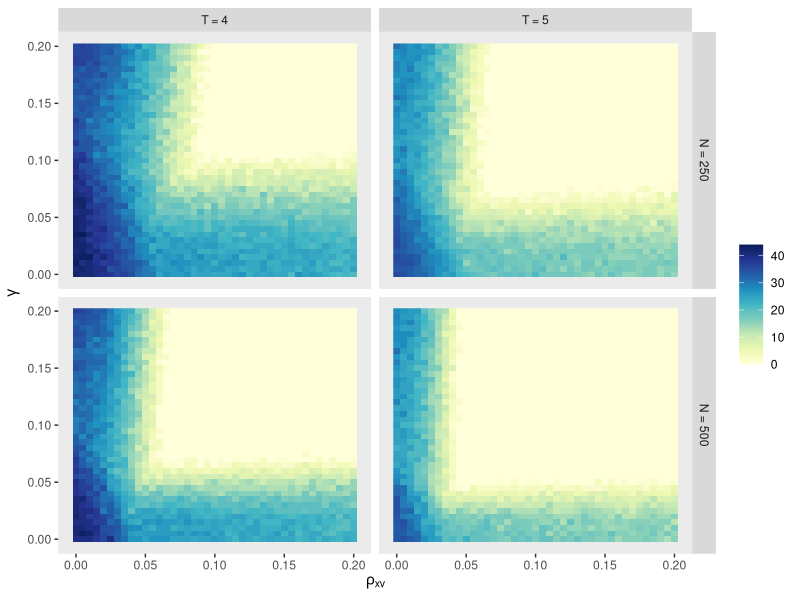
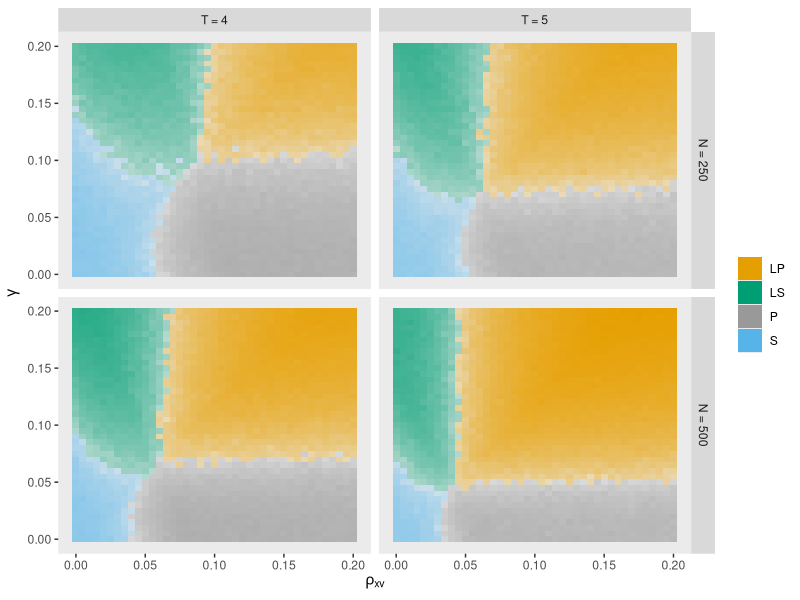
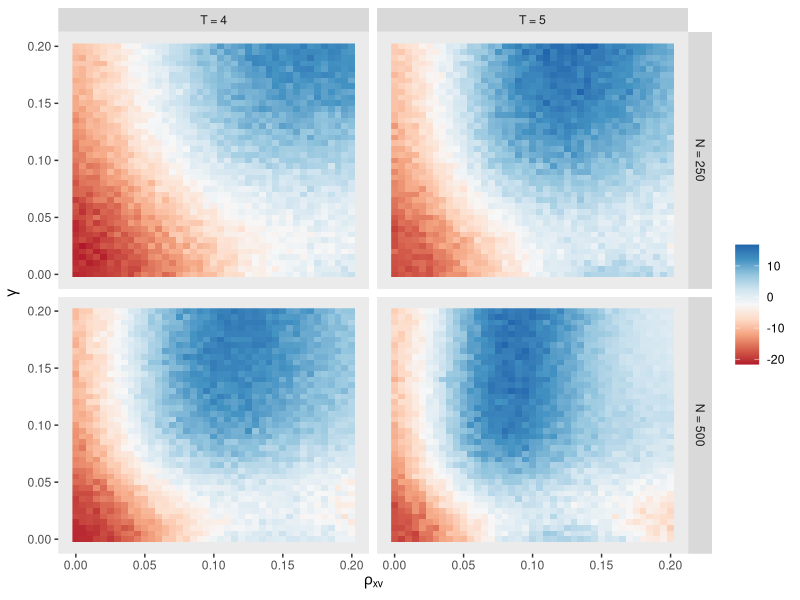
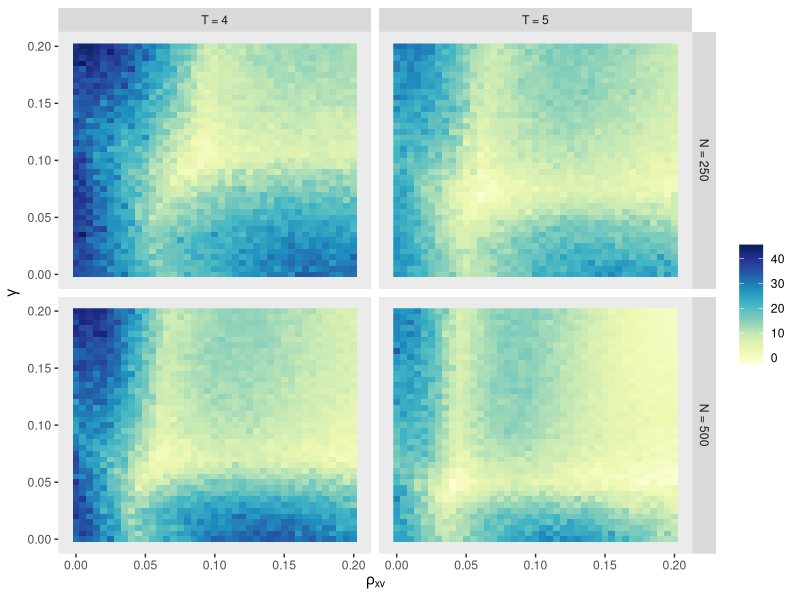
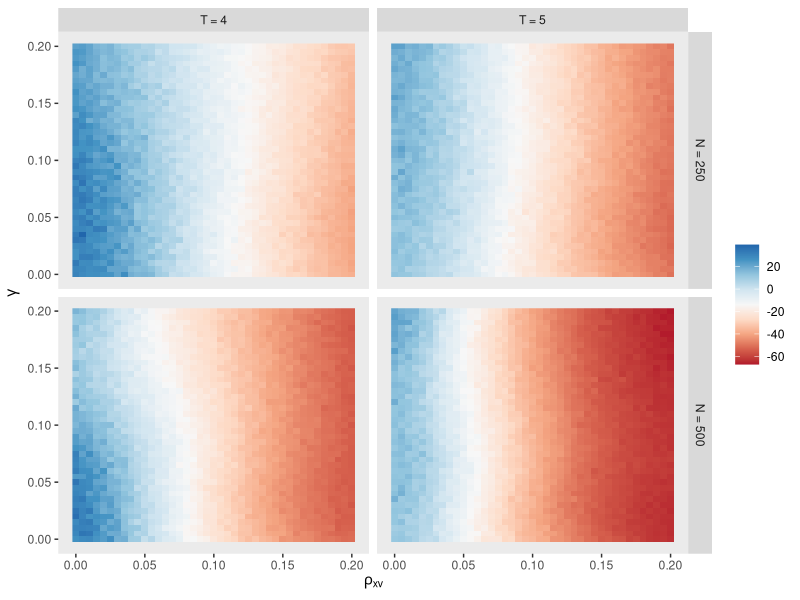
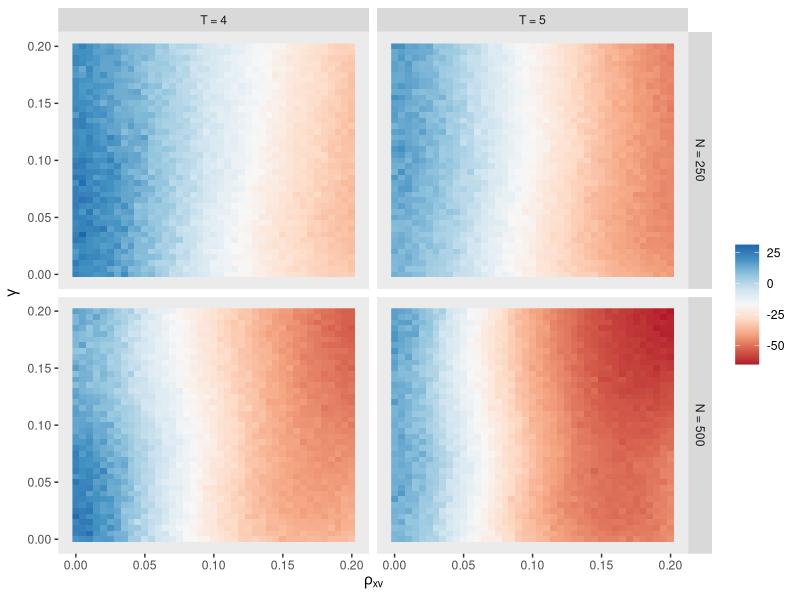
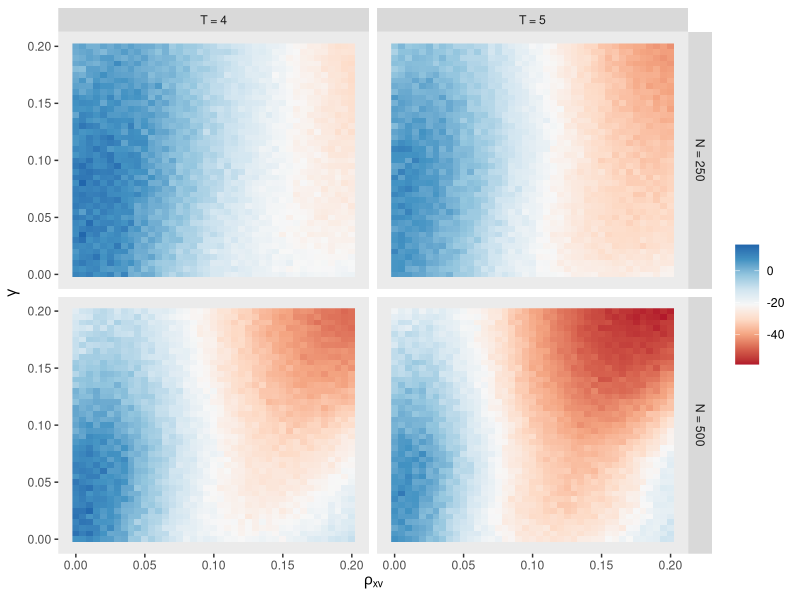
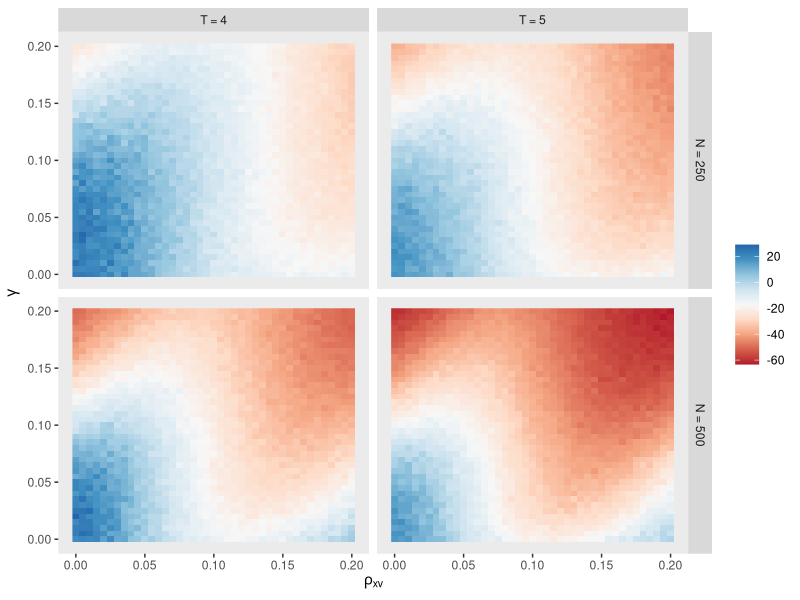

The R source for these figures, in order:
setwd("./results")

T4_N250 <- read.csv("rmse_T4_N250.csv", stringsAsFactors = FALSE) 
T4_N250 <- data.frame(T4_N250, nt = rep(4, nrow(T4_N250)), 
                      ni = rep(250, nrow(T4_N250)))

T5_N250 <- read.csv("rmse_T5_N250.csv", stringsAsFactors = FALSE) 
T5_N250 <- data.frame(T5_N250, nt = rep(5, nrow(T5_N250)), 
                      ni = rep(250, nrow(T5_N250)))

T4_N500 <- read.csv("rmse_T4_N500.csv", stringsAsFactors = FALSE) 
T4_N500 <- data.frame(T4_N500, nt = rep(4, nrow(T4_N500)), 
                      ni = rep(500, nrow(T4_N500)))

T5_N500 <- read.csv("rmse_T5_N500.csv", stringsAsFactors = FALSE) 
T5_N500 <- data.frame(T5_N500, nt = rep(5, nrow(T5_N500)), 
                      ni = rep(500, nrow(T5_N500)))

results <- rbind(T4_N250, T5_N250, T4_N500, T5_N500)

# Change names of LW and W to match paper
names(results)[which(names(results) == 'LW')] <- 'LP'
names(results)[which(names(results) == 'W')] <- 'P'

rm(T4_N250, T4_N500, T5_N250, T5_N500)

#Save the numeric versions for reordering the factors
orderN <- results$ni
orderT <- results$nt

results$ni <- as.factor(paste('N = ', results$ni, sep = ''))
results$nt <- as.factor(paste('T = ', results$nt, sep = ''))

#Set factor levels manually so that ggplot2 puts the facets in correct order
results$ni <- reorder(results$ni, orderN)
results$nt <- reorder(results$nt, orderT)

rmse <- results[, c('LP', 'LS', 'P', 'S')]
optimal <- as.factor(names(rmse)[apply(rmse, 1, which.min)])
min_rmse <- apply(rmse, 1, min)


# Compare second best estimator to best at given point in parameter space
diff2minus1 <- function(x) { 
  x <- sort(x) 
  x[2] - x[1]
}

ratio2to1 <- function(x) { 
  x <- sort(x)  
  100 * (x[2] - x[1]) / x[2] 
}

rmse_diff <- apply(rmse, 1, diff2minus1)
rmse_percent <- apply(rmse, 1, ratio2to1)

#Comparisons to correct specification
rmse_diff_vs_LP <- apply(rmse - rmse$LP, 1, min)
rmse_percent_vs_LP <- apply((rmse - rmse$LP)/rmse$LP, 1, min)

results <- data.frame(results, optimal, min_rmse, rmse_diff, rmse_percent, 
                      rmse_diff_vs_LP, rmse_percent_vs_LP)

library(ggplot2)


#Compare RMSE of best specification against LP
v <- ggplot(results, aes(r.x.v, gamma))

#testy <- colorRampPalette(c("white", "green1", "green2", "green4"))(4)
#testy <- cm.colors(4)  
library(RColorBrewer)
testy <- brewer.pal(9,"YlGnBu")

#How much better is best specification than LP?
v + geom_raster(aes(fill = round(rmse_percent_vs_LP * -100))) + facet_grid(ni ~ nt) +  
  scale_fill_gradientn(colours = testy, guide = "colorbar") + 
  ylab(expression(gamma)) + xlab(expression(rho[x*v])) + 
  theme(panel.grid.major=element_blank(), panel.grid.minor=element_blank()) + 
  labs(fill = '') 
#+ opts(panel.background = theme_blank(), panel_border = theme_blank(), strip.background = theme_blank()) 
                
#Color-blind palette
cbPalette <- c("#E69F00", "#009E73", "#999999", "#56B4E9")

#Which estimator is optimal in each region of the parameter space?
pdf(file = 'Dpanel_oracle.pdf', width = 6, height = 5)
v + geom_tile(aes(fill = optimal, alpha = rmse_percent)) + 
  facet_grid(ni ~ nt) + ylab(expression(gamma)) + xlab(expression(rho[x*v])) + 
  theme(panel.grid.major=element_blank(),panel.grid.minor=element_blank()) + 
  labs(fill = '') + scale_fill_manual(values = cbPalette) + 
  scale_alpha_continuous(range = c(0.2, 1), guide = 'none', trans = 'sqrt') 
dev.off()
#+ opts(panel.background = element_blank(), panel_border = element_blank(), strip.background = element_blank()) 

# Compare GFIC to: Oracle, Conservative, Aggressive, competing criteria...
results$oracle <- apply(rmse, 1, min)

# Calculate the appropriate comparison (relative to oracle?), plot color "diverging"
# color scale that has white for zero, blue for GFIC better and red for alternative better
diverge <- brewer.pal(9, "RdBu")

# Relative RMSE of GFIC to the true DGP (LP)
pdf(file = 'Dpanel_GFIC_RMSE_rel_LP.pdf', width = 6, height = 5)
v + geom_raster(aes(fill = with(results, 100 * (GFIC - LP) / LP ))) + 
  facet_grid(ni ~ nt) +  
  scale_fill_gradientn(colours = diverge, guide = "colorbar") + 
  ylab(expression(gamma)) + xlab(expression(rho[x*v])) + 
  theme(panel.grid.major=element_blank(), panel.grid.minor=element_blank()) + 
  labs(fill = '') 
dev.off()

# Relative RMSE of GFIC to the oracle
pdf(file = 'Dpanel_GFIC_RMSE_rel_oracle.pdf', width = 6, height = 5)
v + geom_raster(aes(fill = with(results, 100 * (GFIC - oracle) / oracle))) + 
  facet_grid(ni ~ nt) +  
  scale_fill_gradientn(colours = testy, guide = "colorbar") + 
  ylab(expression(gamma)) + xlab(expression(rho[x*v])) + 
  theme(panel.grid.major=element_blank(), panel.grid.minor=element_blank()) + 
  labs(fill = '') 
dev.off()

# Relative RMSE of GFIC to GMM-BIC
pdf(file = 'Dpanel_GFIC_RMSE_rel_BIC.pdf', width = 6, height = 5)
v + geom_raster(aes(fill = with(results, 100 * (GFIC - BIC) / BIC))) + 
  facet_grid(ni ~ nt) +  
  scale_fill_gradientn(colours = diverge, guide = "colorbar") + 
  ylab(expression(gamma)) + xlab(expression(rho[x*v])) + 
  theme(panel.grid.major=element_blank(), panel.grid.minor=element_blank()) + 
  labs(fill = '') 
dev.off()


# Relative RMSE of GFIC to GMM-HQ
pdf(file = 'Dpanel_GFIC_RMSE_rel_HQ.pdf', width = 6, height = 5)
v + geom_raster(aes(fill = with(results, 100 * (GFIC - HQ) / HQ))) + 
  facet_grid(ni ~ nt) +  
  scale_fill_gradientn(colours = diverge, guide = "colorbar") + 
  ylab(expression(gamma)) + xlab(expression(rho[x*v])) + 
  theme(panel.grid.major=element_blank(), panel.grid.minor=element_blank()) + 
  labs(fill = '') 
dev.off()

# Relative RMSE of GFIC to GMM-AIC
pdf(file = 'Dpanel_GFIC_RMSE_rel_AIC.pdf', width = 6, height = 5)
v + geom_raster(aes(fill = with(results, 100 * (GFIC - AIC) / AIC))) + 
  facet_grid(ni ~ nt) +  
  scale_fill_gradientn(colours = diverge, guide = "colorbar") + 
  ylab(expression(gamma)) + xlab(expression(rho[x*v])) + 
  theme(panel.grid.major=element_blank(), panel.grid.minor=element_blank()) + 
  labs(fill = '') 
dev.off()

# Relative RMSE of GFIC to J10
pdf(file = 'Dpanel_GFIC_RMSE_rel_J10.pdf', width = 6, height = 5)
v + geom_raster(aes(fill = with(results, 100 * (GFIC - J10) / J10))) + 
  facet_grid(ni ~ nt) +  
  scale_fill_gradientn(colours = diverge, guide = "colorbar") + 
  ylab(expression(gamma)) + xlab(expression(rho[x*v])) + 
  theme(panel.grid.major=element_blank(), panel.grid.minor=element_blank()) + 
  labs(fill = '') 
dev.off()

# Relative RMSE of GFIC to J5
pdf(file = 'Dpanel_GFIC_RMSE_rel_J5.pdf', width = 6, height = 5)
v + geom_raster(aes(fill = with(results, 100 * (GFIC - J5) / J5))) + 
  facet_grid(ni ~ nt) +  
  scale_fill_gradientn(colours = diverge, guide = "colorbar") + 
  ylab(expression(gamma)) + xlab(expression(rho[x*v])) + 
  theme(panel.grid.major=element_blank(), panel.grid.minor=element_blank()) + 
  labs(fill = '') 
dev.off()

# Clean up
rm(list = ls())